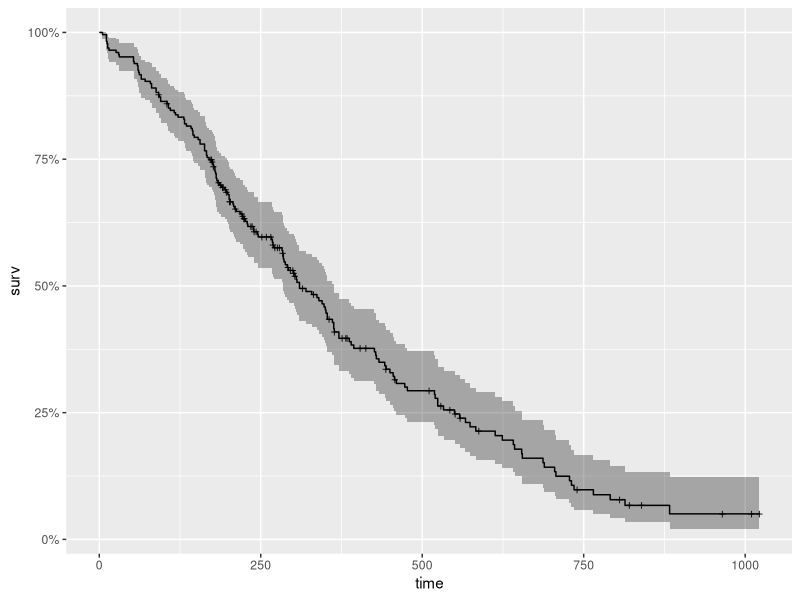
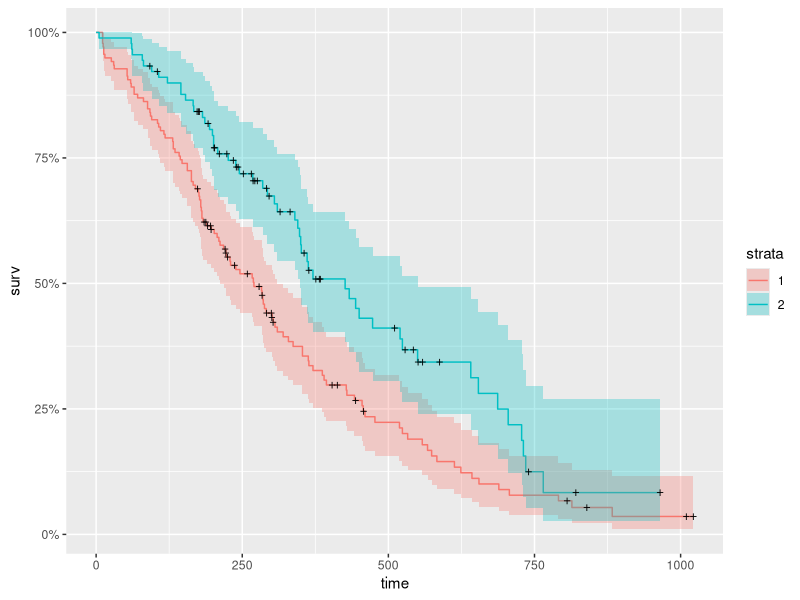
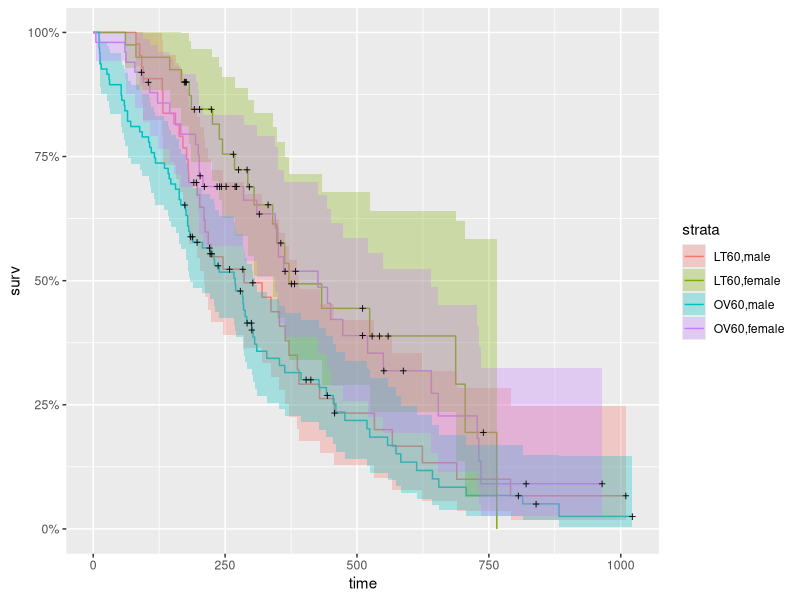
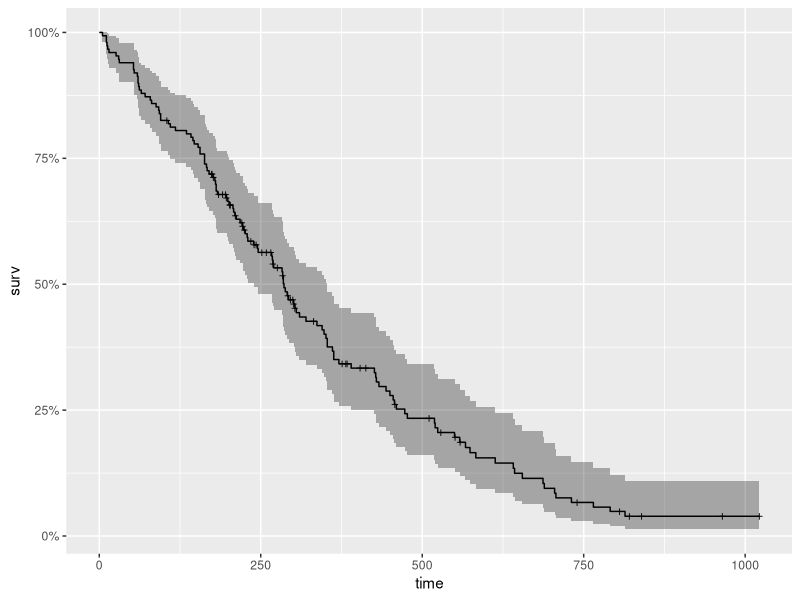
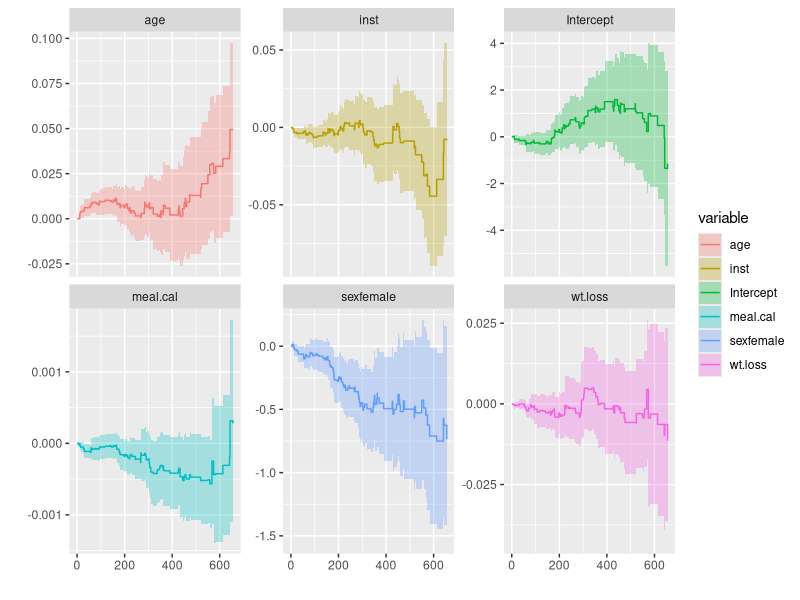
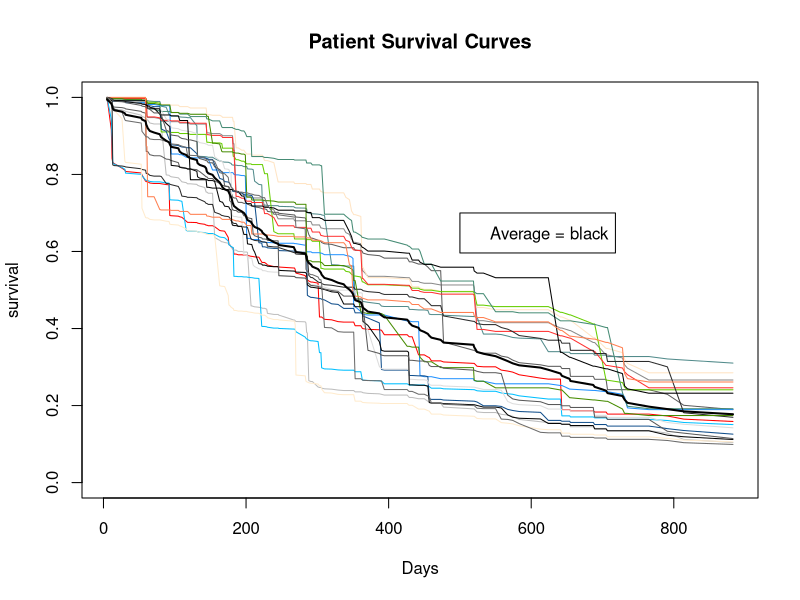
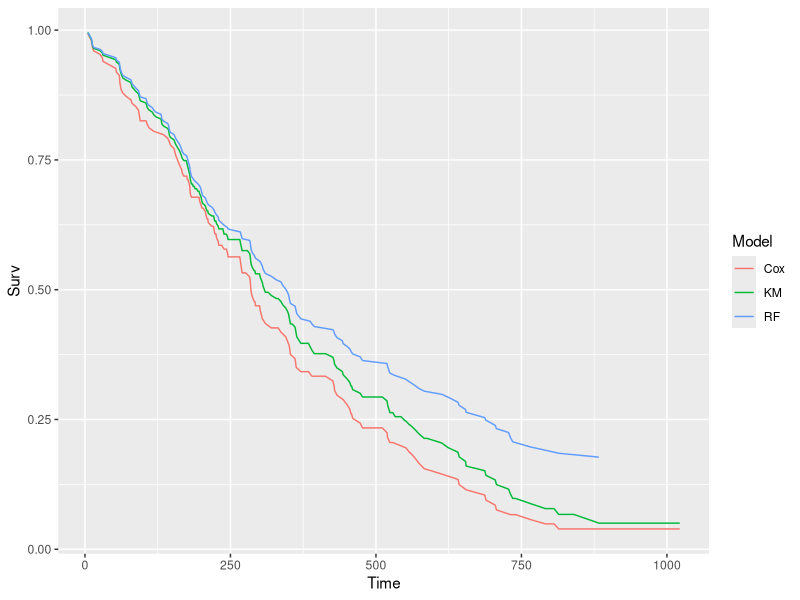

Generate these figures, in order, with R:
rm(list=ls())
library(survival)
library(ranger)
library(ggplot2)
library(dplyr)
library(ggfortify)
library(survminer)

# tutorial ####
data(cancer)
head(cancer)

cancer2 <- cancer %>% mutate(censor = status-1)
km <- with(cancer2, Surv(time,censor))
head(km,80)

km_fit <- survfit(Surv(time, censor) ~ 1, data=cancer2)
summary(km_fit, times = c(1,30,60,90*(1:10)))
autoplot(km_fit)

km_sex_fit <- survfit(Surv(time, censor) ~ sex, data=cancer2)
autoplot(km_sex_fit)

cancer3 <- mutate(cancer2, AG = ifelse((age < 60), "LT60", "OV60"),
                  AG = factor(AG),
                  sex = factor(sex,labels=c("male","female")),
                  ph.ecog = factor(ph.ecog,labels=c("asym","symAB","LT50bed","GT50bed")))

km_AG_fit <- survfit(Surv(time, censor) ~ AG + sex, data=cancer3)
autoplot(km_AG_fit)

cox <- coxph(Surv(time, censor) ~ sex + age + meal.cal + wt.loss + inst , data = cancer3)
summary(cox)

cox_fit <- survfit(cox)
autoplot(cox_fit)

aa_fit <-aareg(Surv(time, censor) ~ sex + age +
                 meal.cal + wt.loss + inst , 
               data = cancer3)
aa_fit
autoplot(aa_fit)

# ranger model
r_fit <- ranger(Surv(time, censor) ~ sex + age,
                data = cancer3,
                mtry = 2,
                importance = "permutation",
                splitrule = "extratrees",
                verbose = TRUE)

# Average the survival models
death_times <- r_fit$unique.death.times 
surv_prob <- data.frame(r_fit$survival)
avg_prob <- sapply(surv_prob,mean)

# Plot the survival models for each patient
plot(r_fit$unique.death.times,r_fit$survival[1,], 
     type = "l", 
     ylim = c(0,1),
     col = "red",
     xlab = "Days",
     ylab = "survival",
     main = "Patient Survival Curves")

#
cols <- colors()
for (n in sample(c(2:dim(cancer3)[1]), 20)){
  lines(r_fit$unique.death.times, r_fit$survival[n,], type = "l", col = cols[n])
}
lines(death_times, avg_prob, lwd = 2)
legend(500, 0.7, legend = c('Average = black'))

vi <- data.frame(sort(round(r_fit$variable.importance, 2), decreasing = TRUE))
names(vi) <- "importance"
head(vi)

# compare all survival curves
kmi <- rep("KM",length(km_fit$time))
km_df <- data.frame(km_fit$time,km_fit$surv,kmi)
names(km_df) <- c("Time","Surv","Model")

coxi <- rep("Cox",length(cox_fit$time))
cox_df <- data.frame(cox_fit$time,cox_fit$surv,coxi)
names(cox_df) <- c("Time","Surv","Model")

rfi <- rep("RF",length(r_fit$unique.death.times))
rf_df <- data.frame(r_fit$unique.death.times,avg_prob,rfi)
names(rf_df) <- c("Time","Surv","Model")

plot_df <- rbind(km_df,cox_df,rf_df)

p <- ggplot(plot_df, aes(x = Time, y = Surv, color = Model))
p + geom_line()
